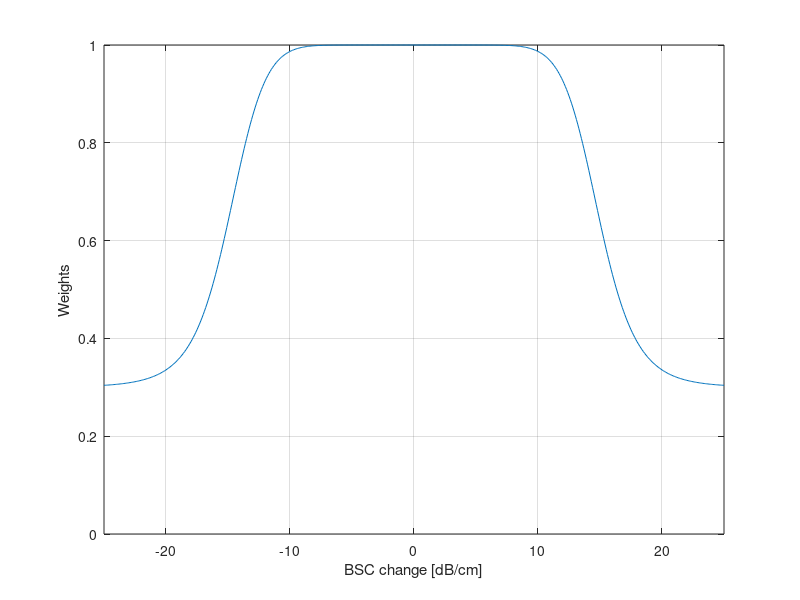

This figure's MATLAB source: (Note: this script raises an error after producing the figure.)
% ====================================================================== %
% Script to plot weight maps
% Created on Jan 23, 2024
% ====================================================================== %
clear,clc
close all
addpath('./functions_v7');
addpath('./AttUtils');
%%
bscMap = -25:0.1:25;

ratioCutOff     = 15;
order = 5;
reject = 0.3;
extension = 3; % 1 or 3

w = (1-reject)* (1./((bscMap/ratioCutOff).^(2*order) + 1)) + reject;
w = movmin(w,extension);

figure('Units','centimeters', 'Position',[5 5 10 5])
plot(bscMap,w),
grid on
xlabel('BSC change [dB/cm]')
    ylabel('Weights')
xlim([-25 25])
ylim([0 1])

%%
dBgain = 0.3;
w = db2mag(-dBgain*abs(bscMap));


figure('Units','centimeters', 'Position',[5 5 10 5])
plot(bscMap,db(w)),
grid on
xlabel('BSC change [dB/cm]')
ylabel('Weights [dB]')

xlim([-25 25])
ylim([-15 0])

